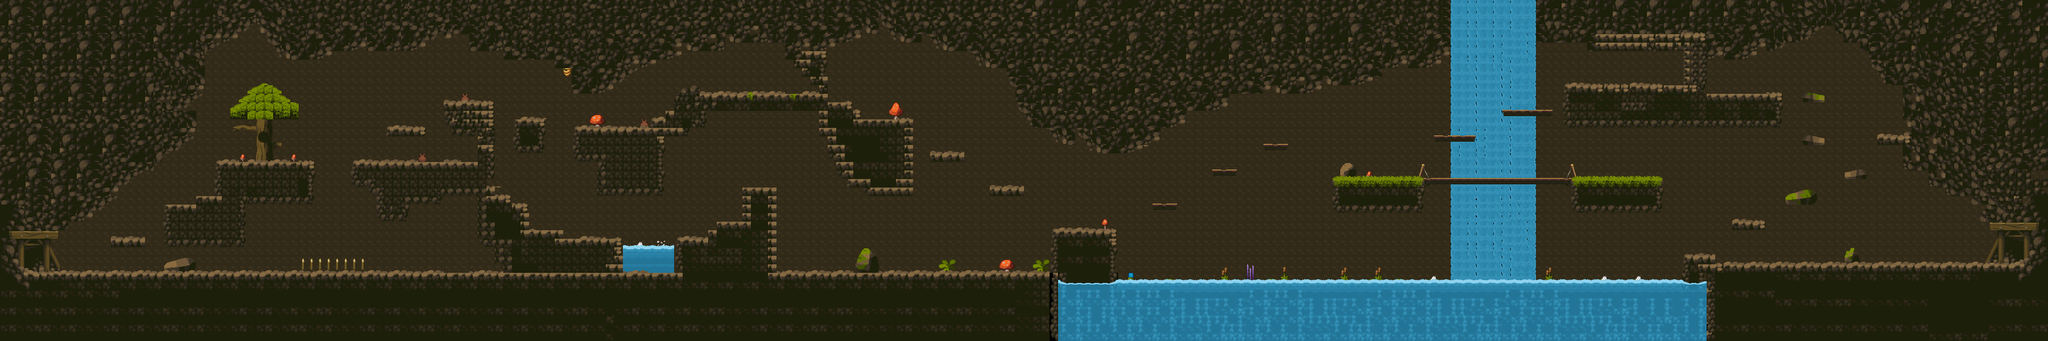

Tiled map render using the project's own tile images. Description and the map definition, with tile-layer contents summarised, below:
An orthogonal 240x40 tile map with 16x16 px tiles, 4 tile layers (fond, Arbres et décors secondaires, Background, Tile Layer 1), 3 tilesets and 206 objects.

<map version="1.10" tiledversion="git" orientation="orthogonal" renderorder="right-down" width="240" height="40" tilewidth="16" tileheight="16" infinite="0" nextlayerid="20" nextobjectid="242">
 <tileset firstgid="1" source="tiled/Tiles.tsx" />
 <tileset firstgid="626" source="tiled/Buildings.tsx" />
 <tileset firstgid="1251" source="tiled/Rocks.tsx" />
 <layer id="8" name="fond" width="240" height="40">
  <data>[9600 cells, 8334 non-empty, 1 distinct tile ids]</data>
 </layer>
 <layer id="7" name="Arbres et décors secondaires" width="240" height="40">
  <data>[9600 cells, 119 non-empty, 84 distinct tile ids]</data>
 </layer>
 <layer id="4" name="Background" width="240" height="40">
  <data>[9600 cells, 2962 non-empty, 71 distinct tile ids]</data>
 </layer>
 <objectgroup id="10" name="Collisions_plateforme">
  <object id="1" x="48" y="512.5" width="896.008" height="16" />
  <object id="2" x="1457" y="512.333" width="509.667" height="16" />
  <object id="3" x="3152.15" y="495.545" width="16.5455" height="47.2727" />
  <object id="4" x="3151.82" y="480.148" width="65.0909" height="15.5455" />
  <object id="5" x="3216.25" y="495.75" width="592.5" height="16.25" />
  <object id="9" x="207.25" y="448.5" width="65.25" height="16.5" />
  <object id="10" x="304.25" y="384.25" width="15.5" height="128.25" />
  <object id="11" x="304.25" y="384.25" width="63.5" height="16.375" />
  <object id="13" x="368.25" y="368.25" width="16" height="32.375" />
  <object id="14" x="368.375" y="368" width="47.375" height="16.5" />
  <object id="15" x="399.875" y="304.375" width="15.75" height="80.375" />
  <object id="16" x="400.25" y="304.25" width="191.25" height="17" />
  <object id="17" x="574.727" y="305.818" width="15.2727" height="80.1818" />
  <object id="18" x="446.727" y="368.849" width="142.727" height="16.7273" />
  <object id="19" x="448.364" y="367.818" width="16" height="96.9091" />
  <object id="20" x="304.5" y="448.75" width="160" height="16" />
  <object id="21" x="723" y="240.333" width="77.6667" height="16.6667" />
  <object id="22" x="661.5" y="304.5" width="234.25" height="15.5" />
  <object id="23" x="896" y="253.5" width="16.75" height="67" />
  <object id="24" x="847.114" y="239.088" width="79.2056" height="14.9803" />
  <object id="25" x="832" y="192" width="94.5" height="47" />
  <object id="26" x="704.667" y="368.667" width="62.6667" height="47.3333" />
  <object id="27" x="960.182" y="224.545" width="64.5455" height="63.4545" />
  <object id="28" x="663.637" y="307.273" width="26.7273" height="48" />
  <object id="34" x="767.636" y="368.727" width="64.7273" height="15.8182" />
  <object id="35" x="816.364" y="352.364" width="15.8182" height="32.1818" />
  <object id="36" x="816.364" y="352.545" width="78.5455" height="15.8182" />
  <object id="37" x="895" y="368.667" width="64.3333" height="93.6667" />
  <object id="38" x="909.75" y="254.152" width="16.5" height="115.848" />
  <object id="39" x="959.667" y="385.333" width="32.3333" height="64" />
  <object id="40" x="976" y="433" width="79.6667" height="15.6667" />
  <object id="41" x="1040" y="447.667" width="127" height="16" />
  <object id="42" x="1264.25" y="448.5" width="63.75" height="16" />
  <object id="43" x="1328" y="432.5" width="16.25" height="32.25" />
  <object id="44" x="1344.25" y="416.75" width="64.25" height="15.25" />
  <object id="45" x="1392.67" y="352.667" width="63" height="159.667" />
  <object id="46" x="1075.09" y="239.455" width="145.455" height="16.7273" />
  <object id="47" x="1219.82" y="224" width="28.5455" height="15.4545" />
  <object id="48" x="1248.18" y="208" width="15.8182" height="16.1818" />
  <object id="49" x="1265.33" y="176" width="271" height="32.6667" />
  <object id="50" x="1488.33" y="111.667" width="15" height="15.3333" />
  <object id="51" x="1503.67" y="128" width="16" height="16" />
  <object id="52" x="1520" y="145.667" width="15.6667" height="13.3333" />
  <object id="53" x="1536.33" y="90" width="16" height="167" />
  <object id="54" x="1552.67" y="192.333" width="47" height="15.6667" />
  <object id="55" x="1600" y="208.667" width="14.6667" height="31.3333" />
  <object id="56" x="1616.33" y="224.333" width="95.6667" height="145" />
  <object id="57" x="1552.67" y="241" width="31.3333" height="62.3333" />
  <object id="60" x="1567" y="304" width="33.3333" height="32" />
  <object id="61" x="1588.67" y="336" width="43" height="16.6667" />
  <object id="62" x="1744" y="289" width="64" height="14.6667" />
  <object id="63" x="1856.33" y="353" width="63.6667" height="15.3333" />
  <object id="65" x="1966.67" y="430.667" width="128.333" height="98.3333" />
  <object id="66" x="927.5" y="464.25" width="239" height="34.5" />
  <object id="67" x="942" y="499" width="224.5" height="16" />
  <object id="68" x="1264.83" y="464.167" width="17.5" height="64" />
  <object id="69" x="1075.67" y="240.333" width="172.667" height="63" />
  <object id="70" x="1120.25" y="303.5" width="128.25" height="65.5" />
  <object id="71" x="1312" y="208.75" width="12" height="31.75" />
  <object id="72" x="1248.63" y="240.375" width="43.875" height="16.125" />
  <object id="74" x="1292.55" y="232.273" width="31.6364" height="8.36364" />
  <object id="75" x="2161.33" y="383" width="46" height="11.3333" />
  <object id="76" x="2273" y="320" width="46.6667" height="12.3333" />
  <object id="77" x="2368" y="272.333" width="47.6667" height="9.66667" />
  <object id="81" x="2687" y="255" width="81" height="12.5" />
  <object id="82" x="2815.5" y="208.5" width="96" height="13" />
  <object id="83" x="2931" y="160.5" width="224.5" height="72.1667" />
  <object id="84" x="3150.67" y="64.5" width="50.3333" height="166.667" />
  <object id="87" x="3201.33" y="177" width="140.333" height="54" />
  <object id="88" x="3247.33" y="415.333" width="63" height="17" />
  <object id="90" x="3349.33" y="364" width="58" height="21" />
  <object id="91" x="3459.33" y="320.333" width="43.3333" height="16" />
  <object id="92" x="3519.67" y="255.333" width="49.1667" height="17" />
  <object id="93" x="3379" y="256.667" width="43.6667" height="15.6667" />
  <object id="94" x="3379" y="175.667" width="43.6667" height="17.3333" />
  <object id="99" x="2880.27" y="0.507537" width="96.8714" height="80.1908" />
  <object id="100" x="3199.99" y="37.6908" width="112.5" height="58.2336" />
  <object id="101" x="3310.19" y="10.6908" width="46.1541" height="84.5418" />
  <object id="102" x="3567.42" y="125.136" width="60.2424" height="143.864" />
  </objectgroup>
 <objectgroup id="17" name="Spawn_personnage">
  <!-- 1 objects omitted --></objectgroup>
 <objectgroup id="12" name="Archer">
  <!-- 5 objects omitted --></objectgroup>
 <objectgroup id="18" name="Spawn_potion">
  <!-- 5 objects omitted --></objectgroup>
 <objectgroup id="19" name="end_game">
  <!-- 1 objects omitted --></objectgroup>
 <objectgroup id="16" name="Collisions_monstres">
  <!-- 22 objects omitted --></objectgroup>
 <objectgroup id="13" name="Zombie">
  <!-- 4 objects omitted --></objectgroup>
 <objectgroup id="14" name="Bat">
  <!-- 3 objects omitted --></objectgroup>
 <objectgroup id="15" name="Key">
  <!-- 1 objects omitted --></objectgroup>
 <objectgroup id="11" name="Collisions_mort">
  <!-- 3 objects omitted --></objectgroup>
 <layer id="1" name="Tile Layer 1" width="240" height="40">
  <data>[9600 cells, 3686 non-empty, 199 distinct tile ids]</data>
 </layer>
</map>
<!-- 127 of 206 objects omitted -->
